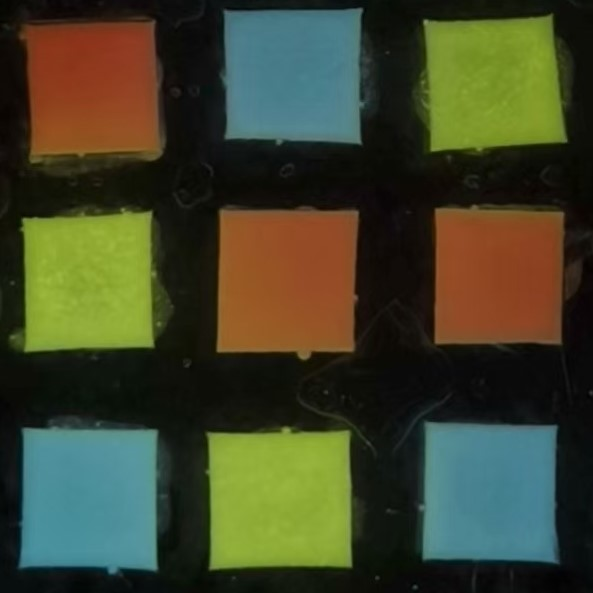
#> input picture Sample/Pic2-2.jpg, 593 x 593 px, found by its file name
$ python V3.2.py
#> lines starting #> are read from the running program, lines starting #| are printed output that depends on the picture; after the words box and inside, x2 and y2 are one past the last pixel; in counts of white or black regions, pixels touching at a corner belong together
import cv2
import numpy as np

# 读取图片
image_path = 'Pic2-2.jpg'
image = cv2.imread(image_path)
#> image is the input picture: shape (593, 593, 3); mean B, G, R 42.6, 67.4, 63.6

def ColorDetect(color):
    R, G, B = 0, 0, 0
    if color[0] > 100:
        R = 1
    if color[1] > 100:
        G = 1
    if color[2] > 100:
        B = 1
    print(f"RGB: {color}, Detected: R={R}, G={G}, B={B}")
    if R == 1 and G == 0 and B == 0:
        return '01'
    if R == 0 and G == 1 and B == 1:
        return '00'
    if R == 1 and G == 1 and B == 0:
        return '10'
    return "11"

# 检查图像是否成功读取
if image is None:
    print("图像读取失败")
else:
    # 调整图片大小
    height, width = image.shape[:2]
#> height = 593; width = 593
    image = cv2.resize(image, (320, 320), interpolation=cv2.INTER_AREA)
#> image: shape (320, 320, 3)

    # 转换为灰度图像
    gray = cv2.cvtColor(image, cv2.COLOR_BGR2GRAY)
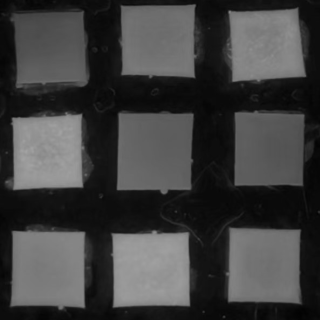
#> gray: shape (320, 320); min 2, max 163, mean 63.4

    # 高斯模糊
    blurred = cv2.GaussianBlur(gray, (7, 7), 0)

    # 边缘检测
    edged = cv2.Canny(blurred, 20, 80)
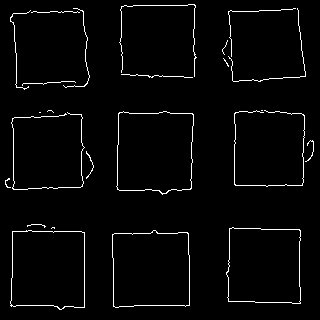
#> edged: shape (320, 320); 2.8% white in thin lines or dots

    # 形态学变换
    kernel = cv2.getStructuringElement(cv2.MORPH_RECT, (5, 5))
    closed = cv2.morphologyEx(edged, cv2.MORPH_CLOSE, kernel)
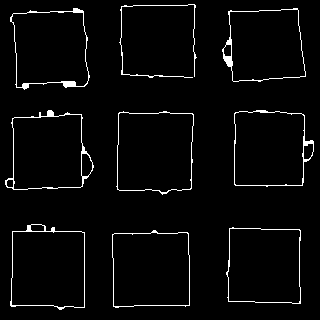
#> closed: shape (320, 320); 3.3% white in thin lines or dots

    # cv2.imshow("KERNEL", kernel)
    cv2.imshow("CLOS", closed)

    # 查找轮廓
    contours, _ = cv2.findContours(closed, cv2.RETR_EXTERNAL, cv2.CHAIN_APPROX_SIMPLE)
#> contours = 9 contours; largest, box (x1, y1, x2, y2) and area: (116, 111, 194, 195) 5738, (10, 224, 85, 310) 5554, (112, 230, 190, 308) 5524, (5, 110, 94, 190) 5302, (234, 110, 314, 187) 5246

    # 存储颜色块信息和长宽比分类
    colors = []
    aspect_ratios = []

    # 遍历每个轮廓
    for contour in contours:
        # 计算轮廓的边界框
        x, y, w, h = cv2.boundingRect(contour)

        # 计算长宽比
        aspect_ratio = w / h if h != 0 else 0
        aspect_ratios.append(aspect_ratio)

        # 筛选符合颜色块特征的轮廓
        if 40 < w < 100 and 40 < h < 100:  # 假设颜色块的宽高范围为20到100(示例图像适合40-100)
            # 提取当前轮廓区域
            grid = image[int(y + h / 4):int(y + h * 3 / 4), int(x + w / 4):int(x + w * 3 / 4)]  # 截取中间区域

            # 计算网格的平均颜色
            avg_color = cv2.mean(grid)[:3]
            avg_color = (int(avg_color[2]), int(avg_color[1]), int(avg_color[0]))  # 转换为RGB格式

            # 存储颜色信息
            colors.append((x, y, w, h, avg_color))

            # 绘制边界框（可选）
            cv2.rectangle(image, (x, y), (x + w, y + h), (0, 255, 0), 2)
#> this loop made 9 passes
#> (x, y, w, h, aspect_ratio, avg_color) on passes 1 to 9: (112, 230, 78, 78, 1, (145, 174, 55)), (226, 227, 75, 77, 0.974, (70, 130, 144)), (10, 224, 75, 86, 0.872, (75, 143, 154)), (116, 111, 78, 84, 0.929, (150, 81, 37)), (234, 110, 80, 77, 1.04, (141, 67, 33)), (5, 110, 89, 80, 1.11, (143, 170, 51)), (222, 8, 84, 74, 1.14, (123, 149, 40)), (10, 8, 80, 82, 0.976, (145, 63, 30)), (119, 4, 78, 74, 1.05, (72, 125, 137))
#> pass 1, `grid = image[int(y + h / 4):int(y + h * 3 / 4), int(x + w / 4):int(x +..`:
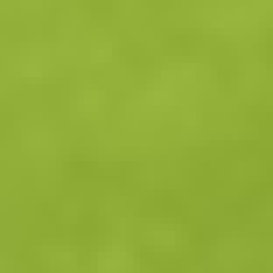
#> grid: shape (39, 39, 3) (shown 7 times larger); mean B, G, R 56, 174.2, 145.2
#> pass 3, `grid = image[int(y + h / 4):int(y + h * 3 / 4), int(x + w / 4):int(x +..`:
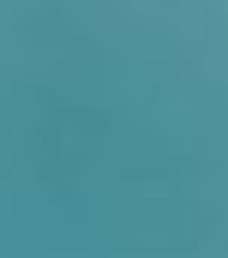
#> grid: shape (43, 38, 3) (shown 6 times larger); mean B, G, R 154.6, 143.8, 75.5
#> after the loop:
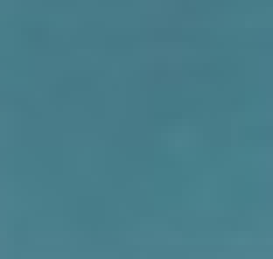
#> grid: shape (37, 39, 3) (shown 7 times larger); mean B, G, R 137.9, 125.5, 72.2
#> after the loop:
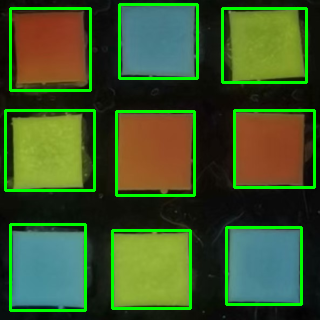
#> image: shape (320, 320, 3); mean B, G, R 40.9, 86, 61.3
#> after the loop, aspect_ratios = [1, 0.974, 0.872, 0.929, 1.04, 1.11, 1.14, 0.976, 1.05]; colors = 9 items

    # 选择过半的长宽比分类
    ratio_class = 1 if sum(1 for r in aspect_ratios if r <= 1.5) > len(aspect_ratios) / 2 else 2
#> ratio_class = 1
    print(f"过半的长宽比分类为: {ratio_class}")
#| 过半的长宽比分类为: 1

    # 按位置排序（从上到下，从左到右）
    # 按位置排序（从左到右，从上到下），加入容差判断行
    tolerance = 20
    colors.sort(key=lambda c: (round(c[1] / tolerance), c[0]))  # 按列排序，每列再从上到下  # 按行排序，每行再从左到右

    # 输出排序后的颜色块坐标信息
    for idx, color in enumerate(colors):
        print(f"排序后颜色块 {idx + 1} 的坐标: (x={color[0]}, y={color[1]})")
#> this loop made 9 passes
#> color on passes 1 to 9: (10, 8, 80, 82, (145, 63, 30)), (119, 4, 78, 74, (72, 125, 137)), (222, 8, 84, 74, (123, 149, 40)), (5, 110, 89, 80, (143, 170, 51)), (116, 111, 78, 84, (150, 81, 37)), (234, 110, 80, 77, (141, 67, 33)), (10, 224, 75, 86, (75, 143, 154)), (226, 227, 75, 77, (70, 130, 144)), (112, 230, 78, 78, (145, 174, 55))
#| 排序后颜色块 1 的坐标: (x=10, y=8)
#| 排序后颜色块 2 的坐标: (x=119, y=4)
#| 排序后颜色块 3 的坐标: (x=222, y=8)
#| 排序后颜色块 4 的坐标: (x=5, y=110)
#| 排序后颜色块 5 的坐标: (x=116, y=111)
#| 排序后颜色块 6 的坐标: (x=234, y=110)
#| 排序后颜色块 7 的坐标: (x=10, y=224)
#| 排序后颜色块 8 的坐标: (x=226, y=227)
#> (further printed lines are left out)

    color_image = []  # 颜色信息记录

    # 输出每个颜色块的颜色信息（从左往右，从上往下）
    for idx, color in enumerate(colors):
        x, y, w, h, avg_color = color
        print(f"颜色块 {idx + 1} (位置: ({x}, {y}), 尺寸: ({w}, {h})): {avg_color}")
        colorback_ = ColorDetect(avg_color)
        color_image.append(colorback_)
#> this loop made 9 passes
#> (x, y, w, h, avg_color, R in ColorDetect, G in ColorDetect, B in ColorDetect) on passes 1 to 9: (10, 8, 80, 82, (145, 63, 30), 1, 0, 0), (119, 4, 78, 74, (72, 125, 137), 0, 1, 1), (222, 8, 84, 74, (123, 149, 40), 1, 1, 0), (5, 110, 89, 80, (143, 170, 51), 1, 1, 0), (116, 111, 78, 84, (150, 81, 37), 1, 0, 0), (234, 110, 80, 77, (141, 67, 33), 1, 0, 0), (10, 224, 75, 86, (75, 143, 154), 0, 1, 1), (226, 227, 75, 77, (70, 130, 144), 0, 1, 1), (112, 230, 78, 78, (145, 174, 55), 1, 1, 0)
#> (printed output is left out)
#> after the loop, color_image = ['01', '00', '10', '10', '01', '01', '00', '00', '10']

    # 显示检测结果
    cv2.imshow('Detected Color Blocks', image)
    cv2.waitKey(0)
    cv2.destroyAllWindows()

    # 输出最终颜色编码
    print("Color is :")
    for index, color in enumerate(colors):
        x, y, _, _, _ = color
        print(f"颜色块 {index + 1} 的坐标: (x={x}, y={y})")
#> this loop made 9 passes
#> (color, x, y) on passes 1 to 9: ((10, 8, 80, 82, (145, 63, 30)), 10, 8), ((119, 4, 78, 74, (72, 125, 137)), 119, 4), ((222, 8, 84, 74, (123, 149, 40)), 222, 8), ((5, 110, 89, 80, (143, 170, 51)), 5, 110), ((116, 111, 78, 84, (150, 81, 37)), 116, 111), ((234, 110, 80, 77, (141, 67, 33)), 234, 110), ((10, 224, 75, 86, (75, 143, 154)), 10, 224), ((226, 227, 75, 77, (70, 130, 144)), 226, 227), ((112, 230, 78, 78, (145, 174, 55)), 112, 230)
#| 颜色块 1 的坐标: (x=10, y=8)
#| 颜色块 2 的坐标: (x=119, y=4)
#| 颜色块 3 的坐标: (x=222, y=8)
#| 颜色块 4 的坐标: (x=5, y=110)
#| 颜色块 5 的坐标: (x=116, y=111)
#| 颜色块 6 的坐标: (x=234, y=110)
#| 颜色块 7 的坐标: (x=10, y=224)
#| 颜色块 8 的坐标: (x=226, y=227)
#> (further printed lines are left out)
    print(color_image)
#| ['01', '00', '10', '10', '01', '01', '00', '00', '10']
    for index, item in enumerate(color_image):
        print(f"{index}: {item}")
#> this loop made 9 passes
#> item on passes 1 to 9: '01', '00', '10', '10', '01', '01', '00', '00', '10'
#| 0: 01
#| 1: 00
#| 2: 10
#| 3: 10
#| 4: 01
#| 5: 01
#| 6: 00
#| 7: 00
#> (further printed lines are left out)

$ run again, with Sample/Pic00_2.jpg copied over Sample/Pic2-2.jpg
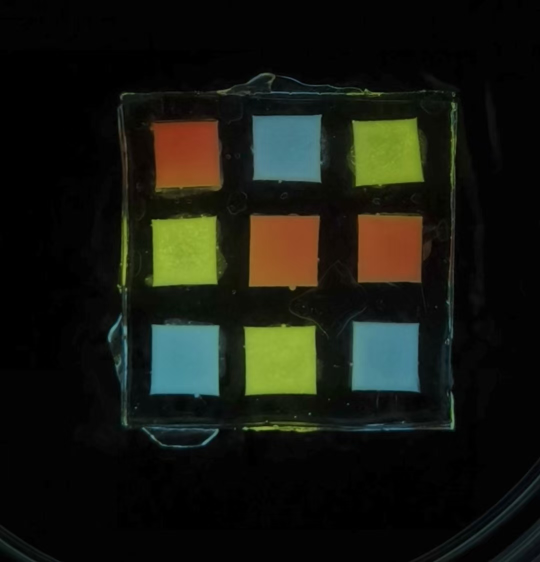
#> input picture Sample/Pic00_2.jpg, 1080 x 1124 px, found by its file name (shown at 1/2 size)
#> image is the input picture: shape (1124, 1080, 3); mean B, G, R 16.9, 24.7, 22.8
#> `edged = cv2.Canny(blurred, 20, 80)`:
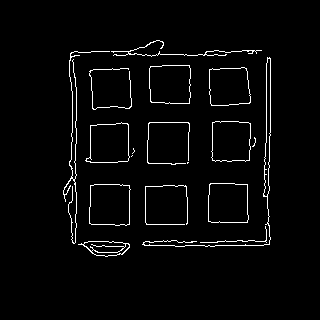
#> edged: shape (320, 320); 2.9% white in thin lines or dots, all inside (x1, y1, x2, y2) = (63, 40, 271, 257)
#> closed: shape (320, 320); 4.9% white; 12 white regions
#> contours = 12 contours; largest, box (x1, y1, x2, y2) and area: (147, 122, 190, 165) 1676, (145, 185, 188, 225) 1606, (89, 184, 131, 226) 1574, (211, 121, 256, 162) 1512, (208, 183, 249, 223) 1499
#> the loop `for contour in contours:` made 12 passes
#> (x, y, w, h, aspect_ratio, avg_color) on passes 3, 5, 6, 7, 8: (89, 184, 42, 42, 1, (75, 143, 154)), (147, 122, 43, 43, 1, (150, 81, 37)), (85, 122, 50, 41, 1.22, (143, 170, 51)), (211, 121, 45, 41, 1.1, (142, 68, 33)), (89, 68, 43, 42, 1.02, (145, 63, 30))
#> after the loop `for contour in contours:`:
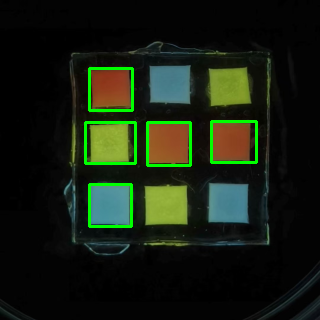
#> image: shape (320, 320, 3); mean B, G, R 16.3, 30.3, 21.9
#> after the loop `for contour in contours:`: aspect_ratios = [3.25, 1.07, 1, 1.02, 1, 1.22, 1.1, 1.02, 1.08, 1.08, 0.679, 0.975]; colors = [(89, 184, 42, 42, (75, 143, 154)), (147, 122, 43, 43, (150, 81, 37)), (85, 122, 50, 41, (143, 170, 51)), (211, 121, 45, 41, (142, 68, 33)), (89, 68, 43, 42, (145, 63, 30))]
#> ratio_class = 1
#| 过半的长宽比分类为: 1
#> the loop `for idx, color in enumerate(colors):` made 5 passes
#> color on passes 1 to 5: (89, 68, 43, 42, (145, 63, 30)), (85, 122, 50, 41, (143, 170, 51)), (147, 122, 43, 43, (150, 81, 37)), (211, 121, 45, 41, (142, 68, 33)), (89, 184, 42, 42, (75, 143, 154))
#> (printed output is left out)
#> the loop `for idx, color in enumerate(colors):` made 5 passes
#> (x, y, w, h, avg_color) on passes 1 to 5: (89, 68, 43, 42, (145, 63, 30)), (85, 122, 50, 41, (143, 170, 51)), (147, 122, 43, 43, (150, 81, 37)), (211, 121, 45, 41, (142, 68, 33)), (89, 184, 42, 42, (75, 143, 154))
#> (printed output is left out)
#> after the loop `for idx, color in enumerate(colors):`: color_image = ['01', '10', '01', '01', '00']
#> the loop `for index, color in enumerate(colors):` made 5 passes
#> (color, x, y) on passes 1 to 5: ((89, 68, 43, 42, (145, 63, 30)), 89, 68), ((85, 122, 50, 41, (143, 170, 51)), 85, 122), ((147, 122, 43, 43, (150, 81, 37)), 147, 122), ((211, 121, 45, 41, (142, 68, 33)), 211, 121), ((89, 184, 42, 42, (75, 143, 154)), 89, 184)
#> (printed output is left out)
#| ['01', '10', '01', '01', '00']
#> the loop `for index, item in enumerate(color_image):` made 5 passes
#> item on passes 1 to 5: '01', '10', '01', '01', '00'
#> (printed output is left out)
